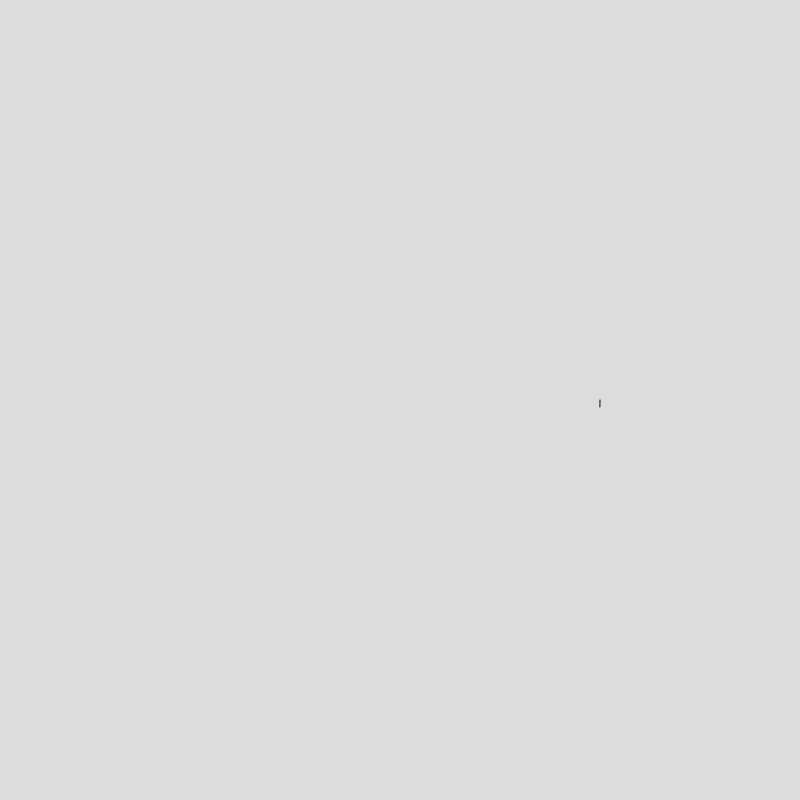
Frame 1 (no input)
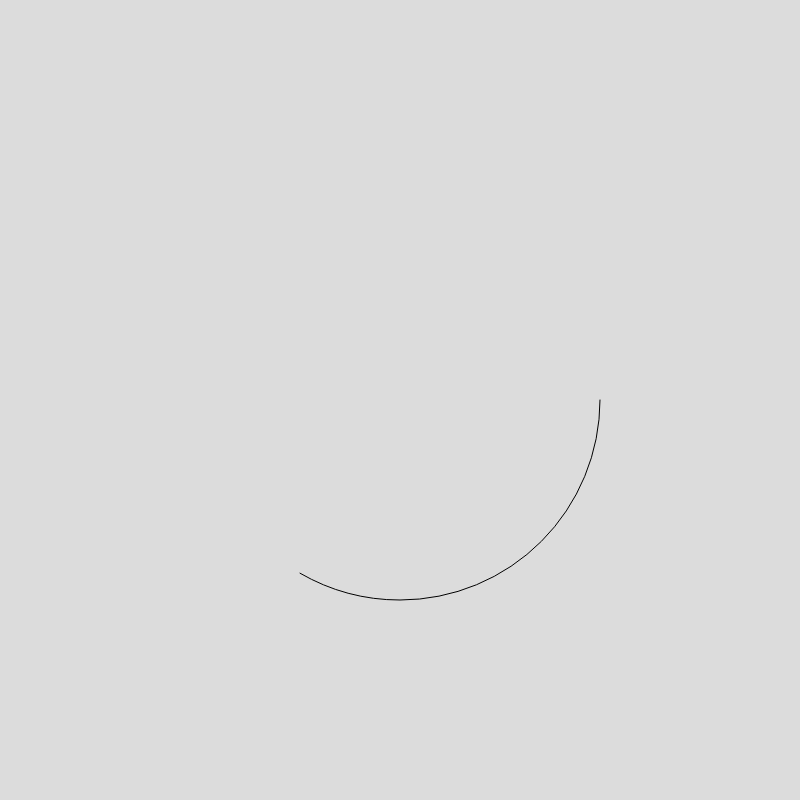
Frame 60 (no input)
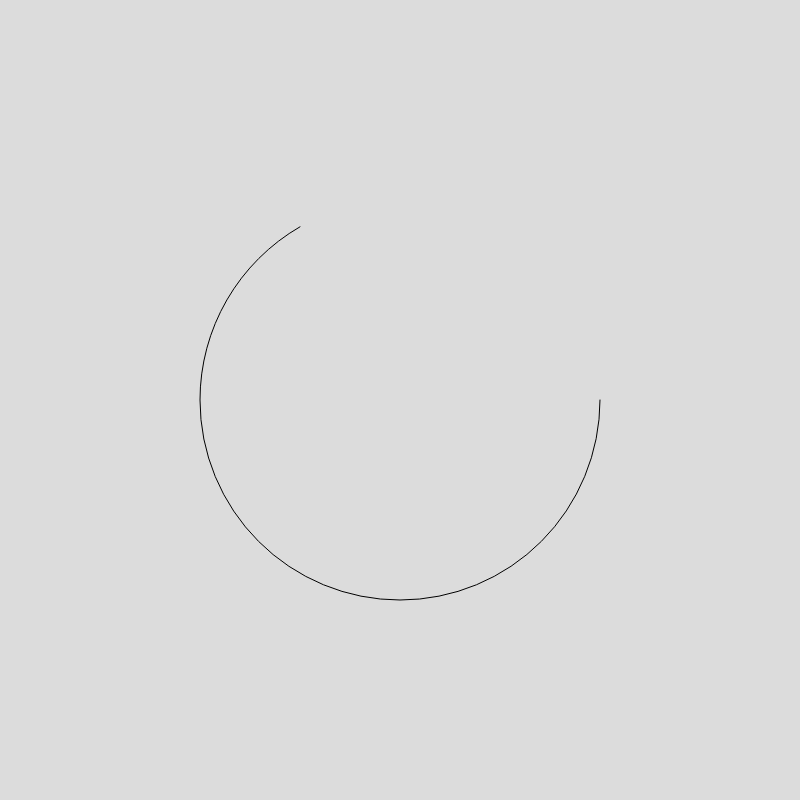
Frame 120 (the mouse pressed at the canvas centre since frame 60)

The p5.js sketch that drew these frames (run headless with seeded random() and noise() and a simulated clock; from frame 60 on, the mouse is pressed at the canvas centre):

// p5.js sketch
// ── sketch.js
let width = 800
let heigth = 800

function setup() {
  createCanvas(width, heigth);
}

let centrox=400
let centroy=400
let radio=200
let d=radio*2
let state=0

function draw() {
  state= state+2;
  if (state>=1080){
    state=0
  }
  background(220);
  noFill();
  let externalCircleFinal= state
  if (externalCircleFinal>=360) {
    externalCircleFinal=360
  }
  
  arc(centrox,centroy,2*radio,2*radio, radians(0),radians(externalCircleFinal));
  for(let arco=0; arco < 6; arco+=1){
    let g=60*arco
    let arcController= state - externalCircleFinal - (120*arco)
    if (state<=360+arco*120) {
    break
    } 
    let angle = radians(g)
    let x=centrox+radio*cos(angle);
    let y=centroy+radio*sin(angle);
    let start=g+120
    if (arcController>=120) {
    arcController=120
    }
      arc(x,y,radio*2,radio*2,radians(start),radians(arcController+start));
  }


}
